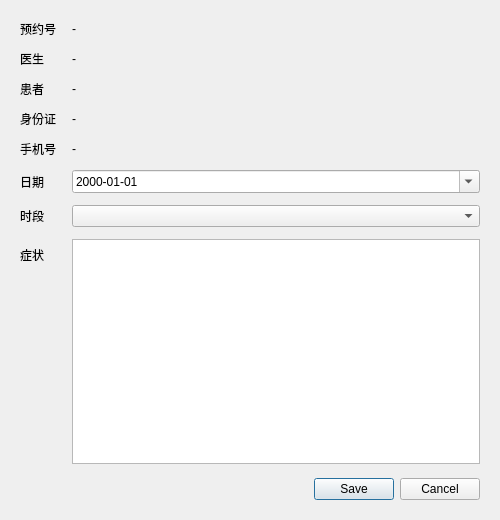
<?xml version="1.0" encoding="UTF-8"?>
<ui version="4.0">
 <class>AppointmentDialog</class>
 <widget class="QDialog" name="AppointmentDialog">
  <property name="geometry"><rect><x>0</x><y>0</y><width>500</width><height>520</height></rect></property>
  <property name="minimumSize"><size><width>500</width><height>0</height></size></property>
  <property name="windowTitle"><string>预约详情</string></property>
  <layout class="QVBoxLayout" name="rootLayout">
   <property name="spacing"><number>14</number></property>
   <property name="leftMargin"><number>20</number></property><property name="topMargin"><number>20</number></property>
   <property name="rightMargin"><number>20</number></property><property name="bottomMargin"><number>20</number></property>
   <item><layout class="QFormLayout" name="formLayout"><property name="horizontalSpacing"><number>16</number></property><property name="verticalSpacing"><number>12</number></property>
    <item row="0" column="0"><widget class="QLabel" name="appointmentIdLabel"><property name="text"><string>预约号</string></property></widget></item><item row="0" column="1"><widget class="QLabel" name="lblAppointmentId"><property name="textInteractionFlags"><set>Qt::TextSelectableByMouse</set></property><property name="text"><string>-</string></property></widget></item>
    <item row="1" column="0"><widget class="QLabel" name="doctorLabel"><property name="text"><string>医生</string></property></widget></item><item row="1" column="1"><widget class="QLabel" name="lblDoctor"><property name="wordWrap"><bool>true</bool></property><property name="textInteractionFlags"><set>Qt::TextSelectableByMouse</set></property><property name="text"><string>-</string></property></widget></item>
    <item row="2" column="0"><widget class="QLabel" name="patientLabel"><property name="text"><string>患者</string></property></widget></item><item row="2" column="1"><widget class="QLabel" name="lblPatient"><property name="textInteractionFlags"><set>Qt::TextSelectableByMouse</set></property><property name="text"><string>-</string></property></widget></item>
    <item row="3" column="0"><widget class="QLabel" name="patientIdLabel"><property name="text"><string>身份证</string></property></widget></item><item row="3" column="1"><widget class="QLabel" name="lblPatientId"><property name="textInteractionFlags"><set>Qt::TextSelectableByMouse</set></property><property name="text"><string>-</string></property></widget></item>
    <item row="4" column="0"><widget class="QLabel" name="phoneLabel"><property name="text"><string>手机号</string></property></widget></item><item row="4" column="1"><widget class="QLabel" name="lblPhone"><property name="textInteractionFlags"><set>Qt::TextSelectableByMouse</set></property><property name="text"><string>-</string></property></widget></item>
    <item row="5" column="0"><widget class="QLabel" name="dateLabel"><property name="text"><string>日期</string></property></widget></item><item row="5" column="1"><widget class="QDateEdit" name="dateAppointment"><property name="displayFormat"><string>yyyy-MM-dd</string></property><property name="calendarPopup"><bool>true</bool></property></widget></item>
    <item row="6" column="0"><widget class="QLabel" name="slotLabel"><property name="text"><string>时段</string></property></widget></item><item row="6" column="1"><widget class="QComboBox" name="cmbSlot"/></item>
    <item row="7" column="0"><widget class="QLabel" name="symptomLabel"><property name="text"><string>症状</string></property></widget></item><item row="7" column="1"><widget class="QTextEdit" name="edtSymptom"><property name="minimumSize"><size><width>0</width><height>100</height></size></property></widget></item>
   </layout></item>
   <item><widget class="QDialogButtonBox" name="buttonBox"><property name="orientation"><enum>Qt::Horizontal</enum></property><property name="standardButtons"><set>QDialogButtonBox::Cancel|QDialogButtonBox::Save</set></property></widget></item>
  </layout>
 </widget>
 <resources/><connections/>
</ui>
